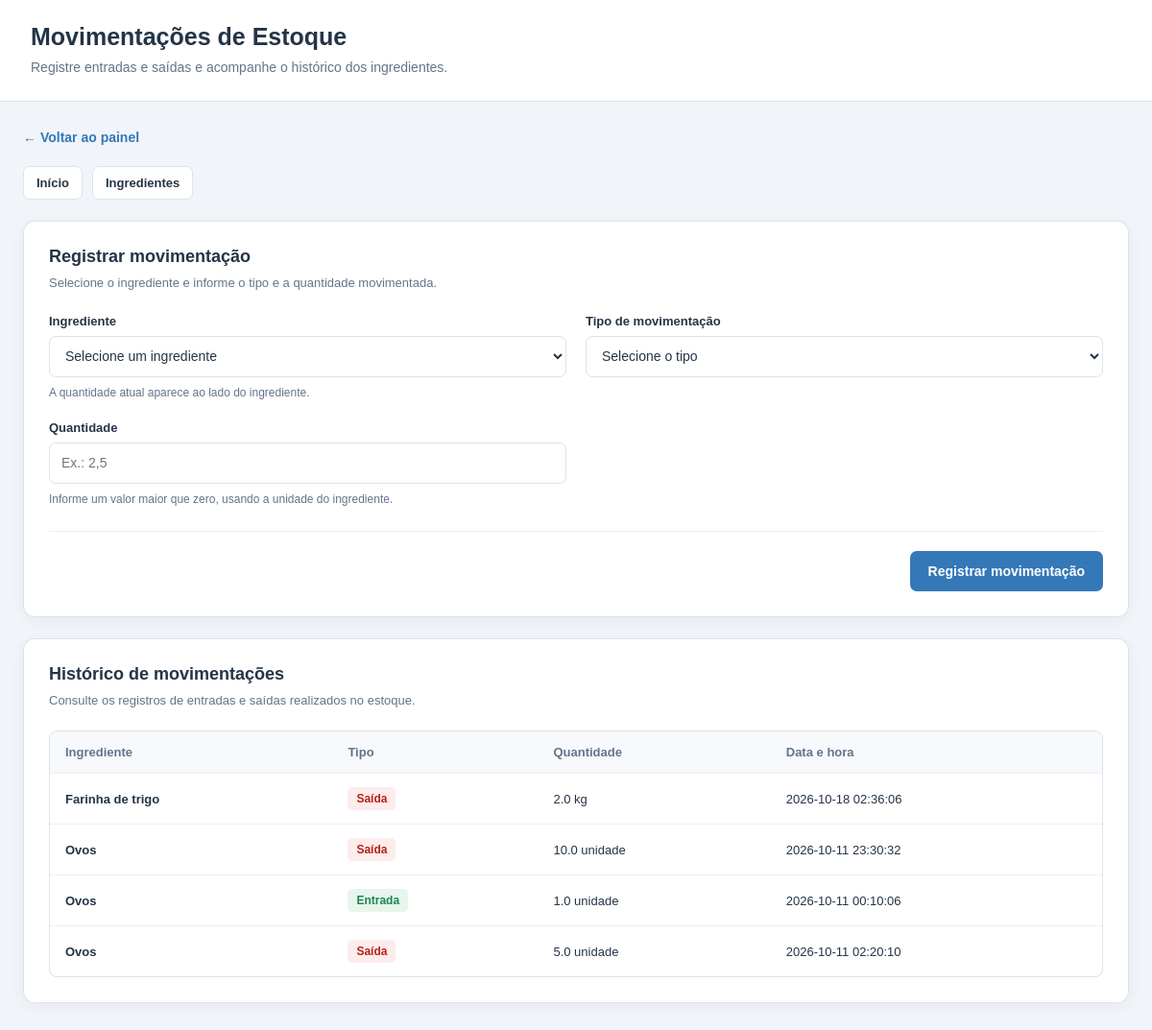
Page /movimentacoes on the committed database.
### tables this page shows
CREATE TABLE movimentacoes (
                id INTEGER PRIMARY KEY AUTOINCREMENT,
                ingrediente_id INTEGER NOT NULL,
                tipo TEXT NOT NULL,
                quantidade REAL NOT NULL,
                data_hora TEXT NOT NULL DEFAULT CURRENT_TIMESTAMP,
                FOREIGN KEY (ingrediente_id)
                    REFERENCES ingredientes(id)
            );

CREATE TABLE ingredientes (
                id INTEGER PRIMARY KEY AUTOINCREMENT,
                nome TEXT NOT NULL,
                categoria TEXT NOT NULL,
                quantidade REAL NOT NULL,
                unidade TEXT NOT NULL,
                minimo REAL NOT NULL
            );

### app.py (the view, shortened to what this page needs)
@app.route("/movimentacoes", methods=["GET", "POST"])
def movimentacoes():
    mensagem = ""
    with conectar_banco() as conexao:
        lista_ingredientes = conexao.execute(
            "SELECT * FROM ingredientes ORDER BY nome"
        ).fetchall()
        historico = conexao.execute("""
            SELECT movimentacoes.*, ingredientes.nome, ingredientes.unidade
            FROM movimentacoes
            JOIN ingredientes
                ON ingredientes.id = movimentacoes.ingrediente_id
            ORDER BY movimentacoes.id DESC
        """).fetchall()
    return render_template(
        "movimentacoes.html",
        ingredientes=lista_ingredientes,
        historico=historico,
        mensagem=mensagem
    )

### app.py (called while the page is built)
def conectar_banco():
    conexao = sqlite3.connect(CAMINHO_BANCO)
    conexao.row_factory = sqlite3.Row
    conexao.execute("PRAGMA foreign_keys = ON")
    return conexao

### templates/movimentacoes.html (shortened to what this page needs)
<!DOCTYPE html>
<html lang="pt-br">
<head>
</head>
<body>
    <header>
        <div class="cabecalho-conteudo">
            <h1>Movimentações de Estoque</h1>
            <p>Registre entradas e saídas e acompanhe o histórico dos ingredientes.</p>
        </div>
    </header>
    <main>
        <a class="voltar" href="/">← Voltar ao painel</a>
        <nav class="navegacao" aria-label="Navegação principal">
            <a href="/">Início</a>
            <a href="/ingredientes">Ingredientes</a>
        </nav>
        <section class="card">
            <div class="card-cabecalho">
                <h2>Registrar movimentação</h2>
                <p class="descricao">
                    Selecione o ingrediente e informe o tipo e a quantidade movimentada.
                </p>
            </div>
            {% if ingredientes %}
            <form action="{{ url_for('movimentacoes') }}" method="POST">
                <div class="campos">
                    <div class="campo">
                        <label for="ingrediente_id">Ingrediente</label>
                        <select
                            id="ingrediente_id"
                            name="ingrediente_id"
                            required
                        >
                            <option value="">Selecione um ingrediente</option>
                        </select>
                        <small class="ajuda">
                            A quantidade atual aparece ao lado do ingrediente.
                        </small>
                    </div>
                    <div class="campo">
                        <label for="tipo">Tipo de movimentação</label>
                        <select id="tipo" name="tipo" required>
                            <option value="">Selecione o tipo</option>
                        </select>
                    </div>
                    <div class="campo">
                        <label for="quantidade">Quantidade</label>
                        <input
                            type="number"
                            id="quantidade"
                            name="quantidade"
                            min="0.01"
                            step="0.01"
                            required
                            placeholder="Ex.: 2,5"
                        >
                        <small class="ajuda">
                            Informe um valor maior que zero, usando a unidade do ingrediente.
                        </small>
                    </div>
                </div>
                <div class="acoes">
                    <button type="submit">Registrar movimentação</button>
                </div>
            </form>
            {% endif %}
        </section>
        <section class="card">
            <div class="card-cabecalho">
                <h2>Histórico de movimentações</h2>
                <p class="descricao">
                    Consulte os registros de entradas e saídas realizados no estoque.
                </p>
            </div>
            {% if historico %}
            <div class="tabela-container">
                <table>
                    <thead>
                        <tr>
                            <th>Ingrediente</th>
                            <th>Tipo</th>
                            <th>Quantidade</th>
                            <th>Data e hora</th>
                        </tr>
                    </thead>
                    <tbody>
                        {% for item in historico %}
                        <tr>
                            <td class="nome-ingrediente">
                                {{ item.nome }}
                            </td>
                            <td>
                                {% if item.tipo == "entrada" %}
                                <span class="tipo entrada">Entrada</span>
                                {% else %}
                                <span class="tipo saida">Saída</span>
                                {% endif %}
                            </td>
                            <td>
                                {{ item.quantidade }} {{ item.unidade }}
                            </td>
                            <td>{{ item.data_hora }}</td>
                        </tr>
                        {% endfor %}
                    </tbody>
                </table>
            </div>
            {% else %}
            <div class="vazio">
                Ainda não existem movimentações registradas.
                <br>
                Quando você registrar uma entrada ou saída, ela aparecerá aqui.
            </div>
            {% endif %}
        </section>
    </main>
</body>
</html>

### templates/movimentacoes.html (style rules this page uses)
* { box-sizing: border-box; }
:root { --azul: #3478B8; --azul-hover: #28669F; --azul-escuro: #243447; --fundo: #F1F4F8; --branco: #FFFFFF; --texto: #243447; --texto-suave: #64748B; --borda: #DCE3EB; --verde: #198754; --verde-claro: #E7F5EC; --vermelho: #B42318; --vermelho-claro: #FDECEC; --amarelo: #B45309; --amarelo-claro: #FFF4DB; --sombra: 0 4px 16px rgba(36, 52, 71, 0.05); }
body { margin: 0; font-family: Arial, sans-serif; background: var(--fundo); color: var(--texto); }
header { background: var(--branco); border-bottom: 1px solid var(--borda); padding: 24px 32px; }
.cabecalho-conteudo { max-width: 1200px; margin: 0 auto; }
header h1 { margin: 0 0 7px; color: var(--azul-escuro); font-size: 25px; }
header p { margin: 0; color: var(--texto-suave); font-size: 14px; line-height: 1.5; }
main { max-width: 1200px; margin: 28px auto; padding: 0 24px; }
.voltar { display: inline-flex; margin-bottom: 22px; color: var(--azul); text-decoration: none; font-size: 14px; font-weight: 600; }
.navegacao { display: flex; flex-wrap: wrap; gap: 10px; margin-bottom: 22px; }
.navegacao a { display: inline-block; padding: 9px 13px; border: 1px solid var(--borda); border-radius: 7px; background: var(--branco); color: var(--texto); text-decoration: none; font-size: 13px; font-weight: 600; }
.card { padding: 26px; margin-bottom: 22px; border: 1px solid var(--borda); border-radius: 12px; background: var(--branco); box-shadow: var(--sombra); }
.card-cabecalho { margin-bottom: 22px; }
.card h2 { margin: 0 0 7px; color: var(--azul-escuro); font-size: 18px; }
.descricao { margin: 0; color: var(--texto-suave); font-size: 13px; line-height: 1.5; }
.campos { display: grid; grid-template-columns: repeat(2, minmax(0, 1fr)); gap: 20px; }
.campo { min-width: 0; }
label { display: block; margin-bottom: 8px; color: var(--texto); font-size: 13px; font-weight: 600; }
input, select { display: block; width: 100%; min-height: 43px; padding: 11px 12px; border: 1px solid var(--borda); border-radius: 7px; background: var(--branco); color: var(--texto); font-family: inherit; font-size: 14px; transition: border-color 0.2s, box-shadow 0.2s; }
.ajuda { display: block; margin-top: 7px; color: var(--texto-suave); font-size: 12px; line-height: 1.5; }
.acoes { display: flex; justify-content: flex-end; margin-top: 24px; padding-top: 20px; border-top: 1px solid #EDF0F4; }
button { min-height: 42px; padding: 11px 19px; border: none; border-radius: 7px; background: var(--azul); color: var(--branco); font-family: inherit; font-size: 14px; font-weight: 600; cursor: pointer; transition: background 0.2s; }
.tabela-container { width: 100%; overflow-x: auto; border: 1px solid var(--borda); border-radius: 8px; }
table { width: 100%; min-width: 560px; border-collapse: collapse; text-align: left; }
th, td { padding: 14px 16px; border-bottom: 1px solid #EDF0F4; font-size: 13px; vertical-align: middle; white-space: nowrap; }
th { background: #F7F9FC; color: var(--texto-suave); font-weight: 600; }
td { color: var(--texto); }
tbody tr:last-child td { border-bottom: none; }
.tipo { display: inline-block; padding: 5px 9px; border-radius: 5px; font-size: 12px; font-weight: 600; }
.entrada { background: var(--verde-claro); color: var(--verde); }
.saida { background: var(--vermelho-claro); color: var(--vermelho); }
.nome-ingrediente { font-weight: 600; }

### rows in the picture
movimentacoes: nome "Farinha de trigo", tipo "Saída", quantidade "2.0", unidade "kg", data_hora "2026-10-18 02:36:06"
movimentacoes: nome "Ovos", tipo "Saída", quantidade "10.0", unidade "unidade", data_hora "2026-10-11 23:30:32"
movimentacoes: nome "Ovos", tipo "Entrada", quantidade "1.0", unidade "unidade", data_hora "2026-10-11 00:10:06"
movimentacoes: nome "Ovos", tipo "Saída", quantidade "5.0", unidade "unidade", data_hora "2026-10-11 02:20:10"
